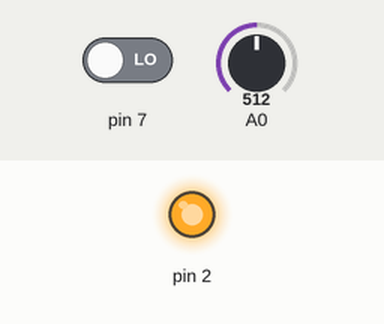
The sketch below on a simulated Arduino Uno, built with avr-gcc and run on an emulated ATmega328P. On the bench: output pins drawn as LEDs (lit = HIGH). Inputs (shaded band) come from the test bench; at power-on: A0 = 512, pin 7 LOW. What the sketch prints to the serial monitor is not drawn.

Above: at 1.3 s.
1.4 s: A0 set to 0
At 2.5 s:
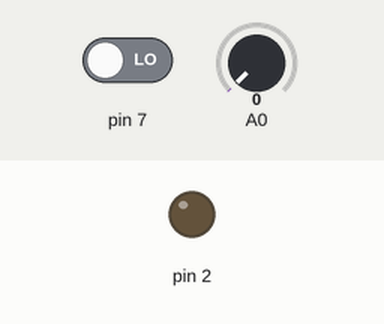
3.1 s: A0 set to 122
At 3.39 s:
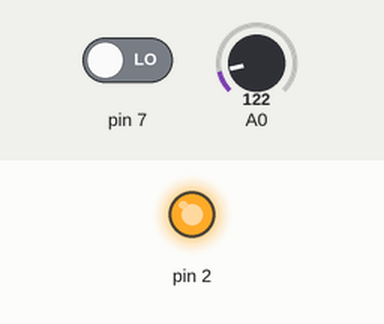
Timing chart, 0 to 12.3 s (numbered marks = the images above; inputs shaded):
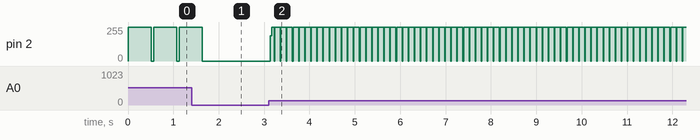

Measured:
- after the input at 1.4 s, pin 2: goes on until 1.6 s, then stays 0/255
- after the input at 3.1 s, pin 2: 0/255 → 190/255 at once, then moves between 0/255 and 255/255, repeating every 0.94 s

The sketch:

SA4_ConversorAD.ino
```cpp
int sensor = 0; // Desafio fazer com um servo motor
int lado = 0;

void setup()
{
  Serial.begin(9800);
  pinMode(A0, INPUT);
  pinMode(7, INPUT);
  pinMode(2, OUTPUT);
  //   ====== Motor =======
  pinMode(3, INPUT); // Entrada positiva
  pinMode(4, INPUT); // Entrada Negativa

}

void loop()
{
  Serial.print(lado);
  conv_ad();
  botao();
  sentido();
}

void conv_ad() {
  sensor = analogRead(A0);

  digitalWrite(2, HIGH);
  delay(sensor);
  digitalWrite(2, LOW);
  delay(sensor/10);
}

void botao()
{
  if (digitalRead(7) == 1)
  {
    lado++;
  }
  if ((digitalRead(7) == 1) && (lado > 1))
  {
    lado = 0;
  }
}

void sentido()
{
  if (lado == 1)
  {
    digitalWrite(3, LOW);
    digitalWrite(4, HIGH);
  }
  if (lado == 0)
  {
    digitalWrite(3, HIGH);
    digitalWrite(4, LOW);
  }
}
```
